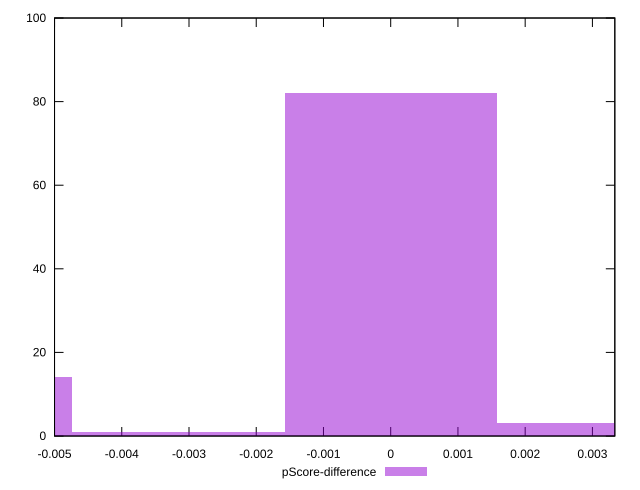

gnuplot code for this plot:
reset

$pScoreDifference <<EOF
0 82
-0.006314734794686207 14
0.0031573673973431036 3
-0.0031573673973431036 1
EOF

set key outside below
set boxwidth 0.0031573673973431036
set xrange [-0.0050000000000000044:0.0033333333333332993]
set yrange [0:100]
set trange [0:100]
set style fill transparent solid 0.5 noborder
set terminal svg size 640, 490 enhanced background rgb 'white'
set output "reprap/unminified-javascript/samples/pages+cached/pScore-difference/histogram.svg"

plot $pScoreDifference title "pScore-difference" with boxes

reset
